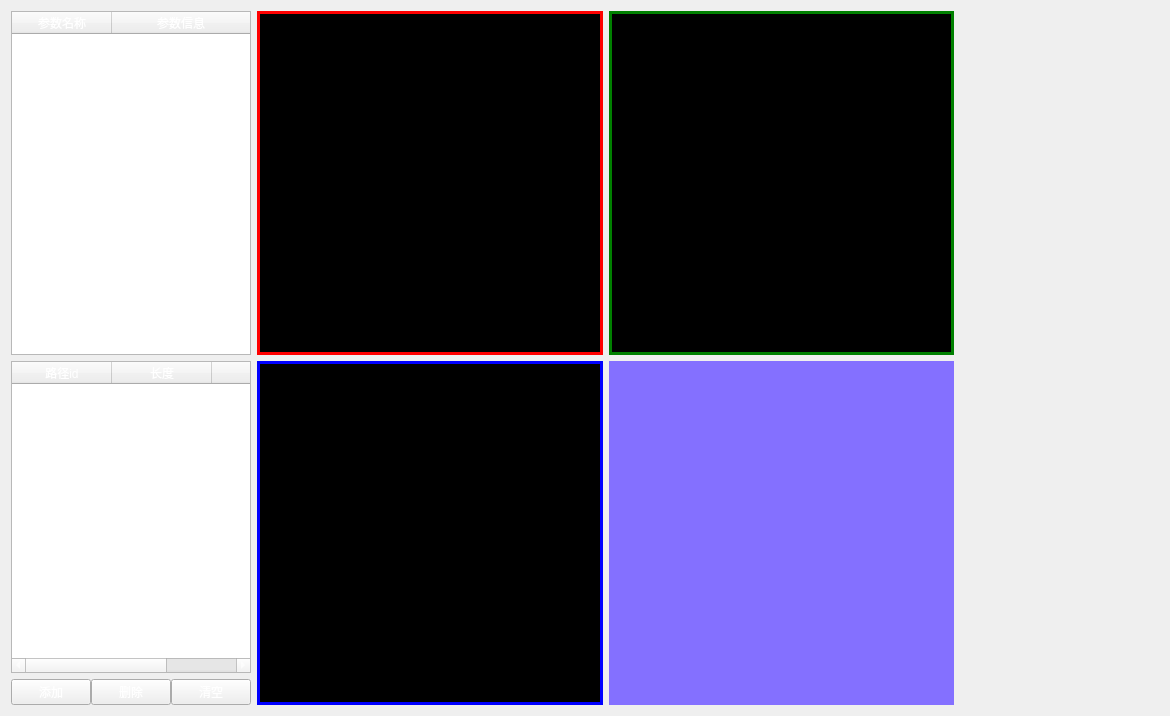
<?xml version="1.0" encoding="UTF-8"?>
<ui version="4.0">
 <class>RenderWidget</class>
 <widget class="QWidget" name="RenderWidget">
  <property name="geometry">
   <rect>
    <x>0</x>
    <y>0</y>
    <width>1170</width>
    <height>716</height>
   </rect>
  </property>
  <property name="windowTitle">
   <string>Form</string>
  </property>
  <layout class="QHBoxLayout" name="horizontalLayout_2" stretch="3,14,4">
   <item>
    <layout class="QVBoxLayout" name="verticalLayout_2">
     <item>
      <widget class="InfoTableWidget" name="tableWidgetInfo">
       <property name="styleSheet">
        <string notr="true">color: white</string>
       </property>
       <property name="lineWidth">
        <number>1</number>
       </property>
       <property name="editTriggers">
        <set>QAbstractItemView::NoEditTriggers</set>
       </property>
       <property name="showGrid">
        <bool>true</bool>
       </property>
       <property name="gridStyle">
        <enum>Qt::SolidLine</enum>
       </property>
       <property name="wordWrap">
        <bool>true</bool>
       </property>
       <property name="cornerButtonEnabled">
        <bool>true</bool>
       </property>
       <attribute name="horizontalHeaderStretchLastSection">
        <bool>true</bool>
       </attribute>
       <attribute name="verticalHeaderVisible">
        <bool>false</bool>
       </attribute>
       <column>
        <property name="text">
         <string>参数名称</string>
        </property>
       </column>
       <column>
        <property name="text">
         <string>参数信息</string>
        </property>
       </column>
      </widget>
     </item>
     <item>
      <layout class="QVBoxLayout" name="verticalLayout">
       <item>
        <widget class="PathTableWidget" name="tableWidgetPath">
         <property name="styleSheet">
          <string notr="true">color: white</string>
         </property>
         <property name="editTriggers">
          <set>QAbstractItemView::NoEditTriggers</set>
         </property>
         <attribute name="horizontalHeaderCascadingSectionResizes">
          <bool>true</bool>
         </attribute>
         <attribute name="horizontalHeaderStretchLastSection">
          <bool>true</bool>
         </attribute>
         <attribute name="verticalHeaderVisible">
          <bool>false</bool>
         </attribute>
         <attribute name="verticalHeaderCascadingSectionResizes">
          <bool>true</bool>
         </attribute>
         <attribute name="verticalHeaderHighlightSections">
          <bool>false</bool>
         </attribute>
         <column>
          <property name="text">
           <string>路径id</string>
          </property>
         </column>
         <column>
          <property name="text">
           <string>长度</string>
          </property>
         </column>
         <column>
          <property name="text">
           <string>颜色</string>
          </property>
         </column>
        </widget>
       </item>
       <item>
        <layout class="QHBoxLayout" name="horizontalLayout">
         <property name="spacing">
          <number>0</number>
         </property>
         <item>
          <widget class="QPushButton" name="btnAdd">
           <property name="palette">
            <palette>
             <active>
              <colorrole role="ButtonText">
               <brush brushstyle="SolidPattern">
                <color alpha="255">
                 <red>255</red>
                 <green>255</green>
                 <blue>255</blue>
                </color>
               </brush>
              </colorrole>
             </active>
             <inactive>
              <colorrole role="ButtonText">
               <brush brushstyle="SolidPattern">
                <color alpha="255">
                 <red>255</red>
                 <green>255</green>
                 <blue>255</blue>
                </color>
               </brush>
              </colorrole>
             </inactive>
             <disabled>
              <colorrole role="ButtonText">
               <brush brushstyle="SolidPattern">
                <color alpha="255">
                 <red>120</red>
                 <green>120</green>
                 <blue>120</blue>
                </color>
               </brush>
              </colorrole>
             </disabled>
            </palette>
           </property>
           <property name="text">
            <string>添加</string>
           </property>
          </widget>
         </item>
         <item>
          <widget class="QPushButton" name="btnDelete">
           <property name="palette">
            <palette>
             <active>
              <colorrole role="ButtonText">
               <brush brushstyle="SolidPattern">
                <color alpha="255">
                 <red>255</red>
                 <green>255</green>
                 <blue>255</blue>
                </color>
               </brush>
              </colorrole>
             </active>
             <inactive>
              <colorrole role="ButtonText">
               <brush brushstyle="SolidPattern">
                <color alpha="255">
                 <red>255</red>
                 <green>255</green>
                 <blue>255</blue>
                </color>
               </brush>
              </colorrole>
             </inactive>
             <disabled>
              <colorrole role="ButtonText">
               <brush brushstyle="SolidPattern">
                <color alpha="255">
                 <red>120</red>
                 <green>120</green>
                 <blue>120</blue>
                </color>
               </brush>
              </colorrole>
             </disabled>
            </palette>
           </property>
           <property name="text">
            <string>删除</string>
           </property>
          </widget>
         </item>
         <item>
          <widget class="QPushButton" name="btnDeleteALL">
           <property name="palette">
            <palette>
             <active>
              <colorrole role="ButtonText">
               <brush brushstyle="SolidPattern">
                <color alpha="255">
                 <red>255</red>
                 <green>255</green>
                 <blue>255</blue>
                </color>
               </brush>
              </colorrole>
             </active>
             <inactive>
              <colorrole role="ButtonText">
               <brush brushstyle="SolidPattern">
                <color alpha="255">
                 <red>255</red>
                 <green>255</green>
                 <blue>255</blue>
                </color>
               </brush>
              </colorrole>
             </inactive>
             <disabled>
              <colorrole role="ButtonText">
               <brush brushstyle="SolidPattern">
                <color alpha="255">
                 <red>120</red>
                 <green>120</green>
                 <blue>120</blue>
                </color>
               </brush>
              </colorrole>
             </disabled>
            </palette>
           </property>
           <property name="text">
            <string>清空</string>
           </property>
          </widget>
         </item>
        </layout>
       </item>
      </layout>
     </item>
    </layout>
   </item>
   <item>
    <layout class="QGridLayout" name="gridLayout">
     <item row="1" column="0">
      <widget class="VTKGraphicsView" name="graphicsView_z">
       <property name="styleSheet">
        <string notr="true">background-color:rgb(0, 0, 0);
border:3px solid blue</string>
       </property>
      </widget>
     </item>
     <item row="1" column="1">
      <widget class="VTKShow3DWidget" name="vtk3dwidget" native="true">
       <property name="autoFillBackground">
        <bool>false</bool>
       </property>
       <property name="styleSheet">
        <string notr="true">background-color:rgb(132, 112, 255)</string>
       </property>
       <layout class="QVBoxLayout" name="verticalLayout_3"/>
      </widget>
     </item>
     <item row="0" column="0">
      <widget class="VTKGraphicsView" name="graphicsView_x">
       <property name="autoFillBackground">
        <bool>true</bool>
       </property>
       <property name="styleSheet">
        <string notr="true">background-color:rgb(0, 0, 0);
border:3px solid red</string>
       </property>
      </widget>
     </item>
     <item row="0" column="1">
      <widget class="VTKGraphicsView" name="graphicsView_y">
       <property name="styleSheet">
        <string notr="true">background-color:rgb(0, 0, 0);
border:3px solid green</string>
       </property>
      </widget>
     </item>
    </layout>
   </item>
   <item>
    <widget class="VPSettingWidget" name="vpSettingWidget" native="true">
     <property name="sizePolicy">
      <sizepolicy hsizetype="Expanding" vsizetype="Preferred">
       <horstretch>0</horstretch>
       <verstretch>0</verstretch>
      </sizepolicy>
     </property>
    </widget>
   </item>
  </layout>
 </widget>
 <customwidgets>
  <customwidget>
   <class>VTKGraphicsView</class>
   <extends>QGraphicsView</extends>
   <header>..\UI\RenderWidget\Render\include\vtkgraphicsview.h</header>
  </customwidget>
  <customwidget>
   <class>VTKShow3DWidget</class>
   <extends>QWidget</extends>
   <header>..\UI\RenderWidget\Render\include\VTKShow3DWidget.h</header>
   <container>1</container>
  </customwidget>
  <customwidget>
   <class>InfoTableWidget</class>
   <extends>QTableWidget</extends>
   <header>..\UI\RenderWidget\Info\include\InfoTableWidget.h</header>
  </customwidget>
  <customwidget>
   <class>PathTableWidget</class>
   <extends>QTableWidget</extends>
   <header>..\UI\RenderWidget\Info\include\PathTableWidget.h</header>
  </customwidget>
  <customwidget>
   <class>VPSettingWidget</class>
   <extends>QWidget</extends>
   <header location="global">..\UI\RenderWidget\VP\VPSetting\include\VPSettingWidget.h</header>
   <container>1</container>
  </customwidget>
 </customwidgets>
 <resources/>
 <connections/>
</ui>
